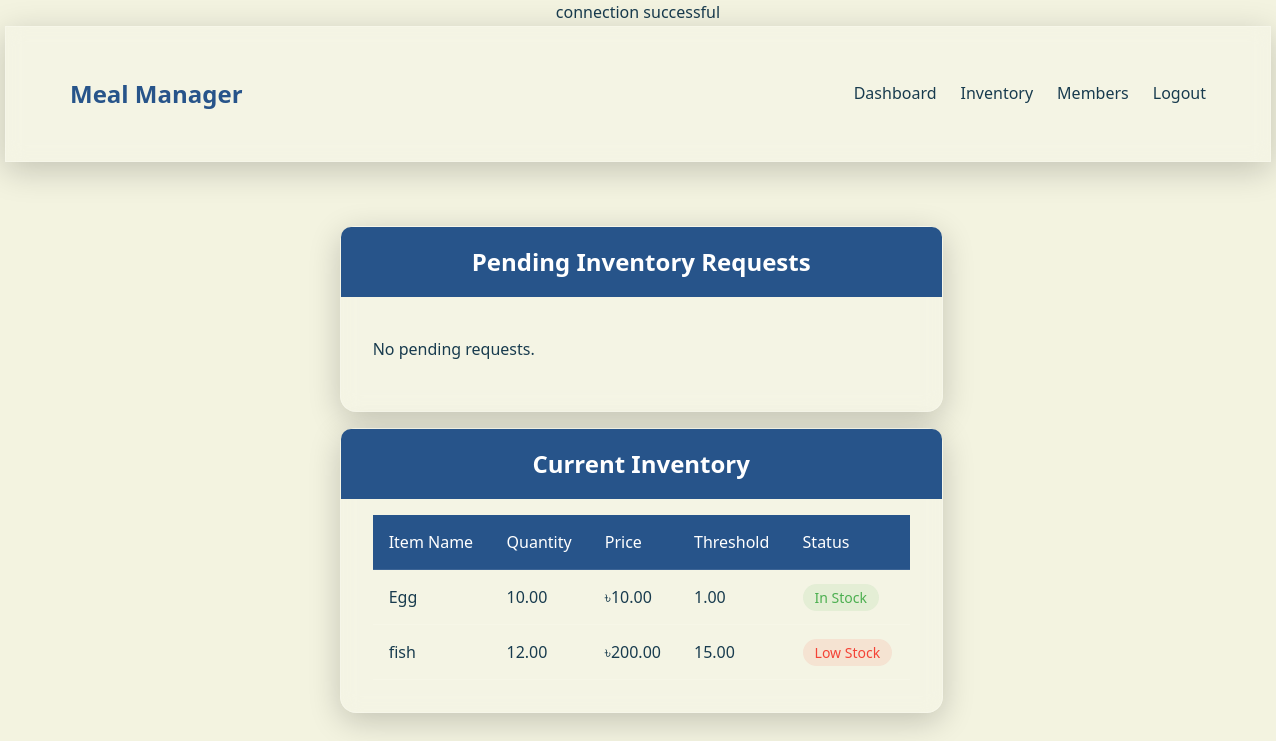
The app's page /admin-inventory.php (signed in) with its own data.
### tables this page shows
CREATE TABLE `inventory` (
  `id` int(11) NOT NULL,
  `user_id` int(11) NOT NULL,
  `item_name` varchar(255) NOT NULL,
  `quantity` decimal(10,2) NOT NULL DEFAULT 0.00,
  `unit` varchar(10) NOT NULL,
  `price` decimal(10,2) NOT NULL DEFAULT 0.00,
  `threshold` decimal(10,2) NOT NULL DEFAULT 0.00,
  `created_at` timestamp NOT NULL DEFAULT current_timestamp(),
  `updated_at` timestamp NOT NULL DEFAULT current_timestamp() ON UPDATE current_timestamp()
);

### admin-inventory.php (the view, shortened to what this page needs)
<?php
include 'db_connect.php';
$inventory_query = "SELECT * FROM inventory ORDER BY item_name";
$inventory_result = $conn->query($inventory_query);
$requests_query = "SELECT ir.*, CONCAT(u.first_name, ' ', u.last_name) as requester_name
                  FROM inventory_requests ir
                  JOIN users u ON ir.requested_by = u.id
                  WHERE ir.status = 'pending'
                  ORDER BY ir.requested_at DESC";
$requests_result = $conn->query($requests_query);
?>
<!DOCTYPE html>
<html lang="en">
<head>
    <link rel="stylesheet" href="style.css">
</head>
<body>
    <nav class="glass-card">
        <div class="nav-container">
            <a href="index.html" class="nav-logo">Meal Manager</a>
            <div class="nav-links">
                <a href="admin-dashboard.php">Dashboard</a>
                <a href="admin-inventory.php" class="active">Inventory</a>
                <a href="admin-members.php">Members</a>
                <a href="logout.php">Logout</a>
            </div>
        </div>
    </nav>
    <main class="admin-container">
        <section class="glass-card">
            <h2>Pending Inventory Requests</h2>
            <div class="inventory-grid">
                <?php if ($requests_result && $requests_result->num_rows > 0): ?>
                    <?php while ($request = $requests_result->fetch_assoc()): ?>
                        <div class="inventory-card">
                            <h3><?php echo htmlspecialchars($request['item_name']); ?></h3>
                            <p>Quantity: <?php echo $request['quantity']; ?></p>
                            <p>Price: ৳<?php echo $request['price']; ?></p>
                            <p>Requested by: <?php echo $request['requester_name']; ?></p>
                            <p>Date: <?php echo date('M d, Y', strtotime($request['requested_at'])); ?></p>
                            <div class="action-buttons">
                                <form method="POST" style="display: inline;">
                                    <input type="hidden" name="request_id" value="<?php echo $request['id']; ?>">
                                    <button type="submit" name="action" value="approve" class="button btn-approve">Approve</button>
                                    <button type="submit" name="action" value="reject" class="button btn-reject">Reject</button>
                                </form>
                            </div>
                        </div>
                    <?php endwhile; ?>
                <?php else: ?>
                    <p>No pending requests.</p>
                <?php endif; ?>
            </div>
        </section>
        <section class="glass-card">
            <h2>Current Inventory</h2>
            <?php if ($inventory_result && $inventory_result->num_rows > 0): ?>
                <table class="inventory-table">
                    <thead>
                        <tr>
                            <th>Item Name</th>
                            <th>Quantity</th>
                            <th>Price</th>
                            <th>Threshold</th>
                            <th>Status</th>
                        </tr>
                    </thead>
                    <tbody>
                        <?php while ($item = $inventory_result->fetch_assoc()): ?>
                            <tr>
                                <td><?php echo htmlspecialchars($item['item_name']); ?></td>
                                <td><?php echo $item['quantity']; ?></td>
                                <td>৳<?php echo $item['price']; ?></td>
                                <td><?php echo $item['threshold']; ?></td>
                                <td>
                                    <?php if ($item['quantity'] <= $item['threshold']): ?>
                                        <span class="status-low">Low Stock</span>
                                    <?php else: ?>
                                        <span class="status-ok">In Stock</span>
                                    <?php endif; ?>
                                </td>
                            </tr>
                        <?php endwhile; ?>
                    </tbody>
                </table>
            <?php else: ?>
                <p>No inventory items found.</p>
            <?php endif; ?>
        </section>
    </main>
</body>
</html>

### style.css (style rules this page uses)
:root { --light-bg: #F3F3E0; --primary: #27548A; --dark-primary: #183B4E; --accent: #DDA853; --glass-bg: rgba(255, 255, 255, 0.15); --glass-border: rgba(255, 255, 255, 0.2); }
body { margin: 0; font-family: 'Segoe UI', Tahoma, Geneva, Verdana, sans-serif; background-color: var(--light-bg); color: var(--dark-primary); display: flex; flex-direction: column; align-items: center; min-height: 100vh; line-height: 1.6; }
nav.glass-card { width: 100%; border-radius: 0; margin-top: 0; position: sticky; top: 0; z-index: 100; }
.nav-container { display: flex; justify-content: space-between; align-items: center; padding: 1rem 2rem; max-width: 1200px; margin: 0 auto; }
.nav-logo { font-weight: bold; font-size: 1.5rem; text-decoration: none; color: var(--primary); }
.nav-links { display: flex; gap: 1.5rem; }
.nav-links a { text-decoration: none; color: var(--dark-primary); font-weight: 500; transition: color 0.3s; }
.glass-card { background: var(--glass-bg); border: 1px solid var(--glass-border); border-radius: 1rem; padding: 2rem; backdrop-filter: blur(10px); box-shadow: 0 8px 32px 0 rgba(0, 0, 0, 0.2); width: 90%; max-width: 1200px; margin: 1rem auto; }
.inventory-table { width: 100%; border-collapse: collapse; }
.inventory-table th { background: rgba(255, 255, 255, 0.3); text-align: left; padding: 1rem; }
.inventory-table td { padding: 0.75rem 1rem; border-bottom: 1px solid rgba(255, 255, 255, 0.1); }

### admin-inventory.php (style rules this page uses)
.admin-container { max-width: 1200px; margin: 2rem auto; padding: 0 1rem; }
.inventory-grid { display: grid; grid-template-columns: repeat(auto-fill, minmax(300px, 1fr)); gap: 1.5rem; margin-top: 1.5rem; }
.inventory-table { width: 100%; border-collapse: collapse; margin-top: 1rem; }
.inventory-table th { text-align: left; padding: 1rem; background: var(--primary); color: white; font-weight: 500; }
.inventory-table td { padding: 1rem; }
.inventory-table tr { border-bottom: 1px solid rgba(255, 255, 255, 0.1); }
.glass-card h2 { background: var(--primary); color: white; padding: 1rem; margin: -2rem -2rem 1rem -2rem; border-radius: 10px 10px 0 0; font-size: 1.5rem; text-align: center; }
.status-low { background: rgba(244, 67, 54, 0.1); color: #f44336; padding: 0.25rem 0.75rem; border-radius: 15px; font-size: 0.875rem; font-weight: 500; }
.status-ok { background: rgba(76, 175, 80, 0.1); color: #4caf50; padding: 0.25rem 0.75rem; border-radius: 15px; font-size: 0.875rem; font-weight: 500; }

### records on screen
inventory: item_name "Egg", quantity "10.00", price "10.00", threshold "1.00", shows "In Stock"
inventory: item_name "fish", quantity "12.00", price "200.00", threshold "15.00", shows "Low Stock"
